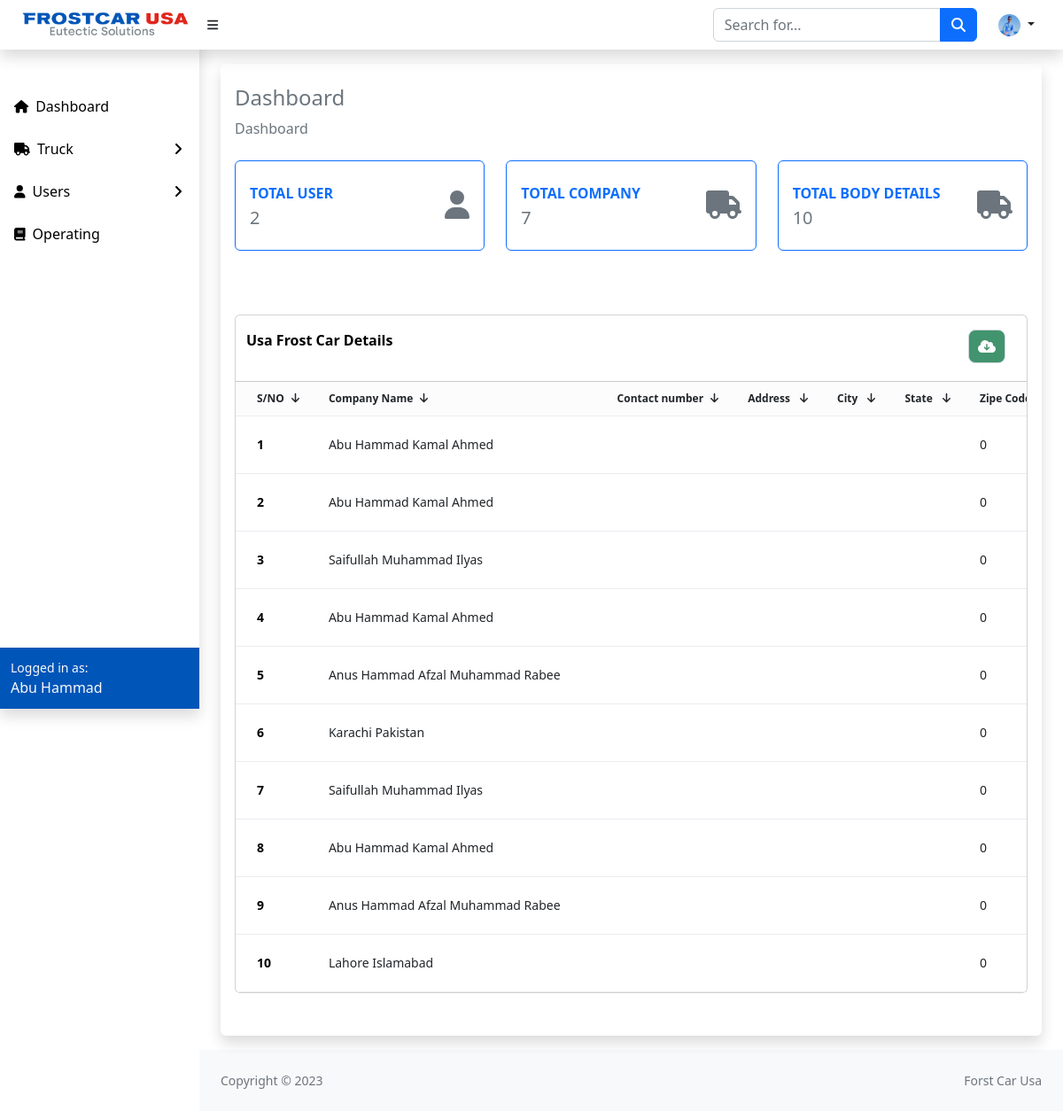
The app's page /index.php (signed in) with its own data.
### tables this page shows
CREATE TABLE `unit_details` (
  `id` int(11) NOT NULL,
  `year` date NOT NULL,
  `company_name` varchar(255) NOT NULL,
  `make` varchar(255) NOT NULL,
  `model` varchar(255) NOT NULL,
  `wheelbase` varchar(255) NOT NULL,
  `vin` varchar(255) NOT NULL,
  `contact_Name` varchar(255) NOT NULL,
  `contact_Num` varchar(255) NOT NULL,
  `fc_Unit_Cost` varchar(255) NOT NULL,
  `fc_Body` varchar(255) NOT NULL,
  `body_Weight` varchar(255) NOT NULL,
  `fc_Model` varchar(255) NOT NULL,
  `exterior_Dimension` varchar(255) NOT NULL,
  `compressor` varchar(255) NOT NULL,
  `comp_Serial` varchar(255) NOT NULL,
  `voltage` varchar(255) NOT NULL,
  `sound_Decibel` varchar(255) NOT NULL,
  `current_FLA` varchar(255) NOT NULL,
  `refrigerant` varchar(255) NOT NULL,
  `condenser` varchar(255) NOT NULL,
  `solenoid` varchar(255) NOT NULL,
  `condenser_Fan` varchar(255) NOT NULL,
  `interior_Lights` varchar(255) NOT NULL,
  `control_Panel` varchar(255) NOT NULL,
  `circuit_Breaker` varchar(255) NOT NULL,
  `electric_Contactor` varchar(255) NOT NULL,
  `part` varchar(255) NOT NULL,
  `eutectic_Plate` varchar(255) NOT NULL,
  `expansion_Valve` varchar(255) NOT NULL,
  `recovery_Tank` varchar(255) NOT NULL,
  `pressure_Control` varchar(255) NOT NULL,
  `sight_Glass` varchar(255) NOT NULL,
  `filter_Drier` varchar(255) NOT NULL,
  `thermostat` varchar(255) NOT NULL,
  `misc` varchar(255) NOT NULL,
  `front_S_Image` varchar(255) NOT NULL,
  `back_S_Image` varchar(255) NOT NULL,
  `left_S_Image` varchar(255) NOT NULL,
  `right_S_Image` varchar(255) NOT NULL,
  `air_Curtains` varchar(255) NOT NULL,
  `back_Camera` varchar(255) NOT NULL,
  `body_Graphic_Warp` varchar(255) NOT NULL,
  `add_Unit_Carrier` varchar(255) NOT NULL,
  `hand_Truck_Stand` varchar(255) NOT NULL,
  `other` varchar(255) NOT NULL,
  `added_on` datetime NOT NULL,
  `added_by` varchar(255) NOT NULL,
  `updated_on` datetime NOT NULL,
  `updated_by` varchar(255) NOT NULL
);

CREATE TABLE `importer_details` (
  `importer_id` int(10) NOT NULL,
  `company_name` varchar(255) NOT NULL,
  `company_contact` varchar(50) DEFAULT NULL,
  `company_address` varchar(255) DEFAULT NULL,
  `company_city` varchar(255) DEFAULT NULL,
  `company_state` varchar(255) DEFAULT NULL,
  `company_zipcode` int(10) DEFAULT NULL,
  `company_telephone` varchar(50) DEFAULT NULL,
  `company_email` varchar(50) DEFAULT NULL,
  `company_direct` varchar(255) DEFAULT NULL,
  `company_port_of_entry` varchar(255) DEFAULT NULL,
  `company_vessel_detail` varchar(255) DEFAULT NULL,
  `company_trucking` varchar(255) DEFAULT NULL,
  `company_misc` varchar(255) DEFAULT NULL,
  `total_cost` varchar(255) DEFAULT NULL,
  `custom_frieght` varchar(255) DEFAULT NULL,
  `added_on` datetime DEFAULT NULL,
  `added_by` varchar(255) DEFAULT NULL,
  `updated_on` datetime DEFAULT NULL,
  `updated_by` varchar(255) DEFAULT NULL
);

### function/function.inc.php (called while the page is built, shortened)
<?php
include "./config/config.php";
function validate($input) {
   return $input;
}
function getCount($tableName) {
   global $conn;
   $table = validate($tableName);
   $query = "SELECT * FROM $table";
   $result = mysqli_query($conn, $query);
   $totalCount = mysqli_num_rows($result);
   return $totalCount;
}
?>

### index.php (the view, shortened to what this page needs)
<?php
include './config/config.php';
require './function/function.inc.php';
include "./includes/header.php";
include "./includes/searchbar.php";
include "./includes/navbar.php";
include "./includes/sidebar.php";
?>
<div class="container-fluid px-4">
    <div class="card my-3 px-3 border-0 shadow">
        <h4 class="mt-4 text-muted">Dashboard</h4>
        <ol class="breadcrumb mb-4">
            <li class="breadcrumb-item text-muted">Dashboard</li>
        </ol>
        <div class="row">
            <div class="col-xl-4 col-md-6 mb-4">
                <div class="card border-primary h-100 py-2">
                    <div class="card-body ">
                        <div class="row no-gutters  align-items-center">
                            <div class="col mr-2">
                                <div class="text-xs fw-bolder  text-primary text-uppercase mb-1">
                                    Total User</div>
                                <div class="h5 mb-0 font-weight-bold text-muted"><?php echo getCount('admin_users'); ?></div>
                            </div>
                            <div class="col-auto">
                                <i class="fas fa-user fa-2x text-muted"></i>
                            </div>
                        </div>
                    </div>
                </div>
            </div>
            <div class="col-xl-4 col-md-6 mb-4">
                <div class="card  border-primary h-100 py-2">
                    <div class="card-body ">
                        <div class="row no-gutters  align-items-center">
                            <div class="col mr-2">
                                <div class="text-xs fw-bolder  text-primary text-uppercase mb-1">
                                    Total Company</div>
                                <div class="h5 mb-0 font-weight-bold text-muted"><?php echo getCount('importer_details'); ?></div>
                            </div>
                            <div class="col-auto">
                                <i class="fas fa-truck fa-2x text-muted"></i>
                            </div>
                        </div>
                    </div>
                </div>
            </div>
            <div class="col-xl-4 col-md-6 mb-4">
                <div class="card  border-primary h-100 py-2">
                    <div class="card-body ">
                        <div class="row no-gutters  align-items-center">
                            <div class="col mr-2">
                                <div class="text-xs fw-bolder  text-primary text-uppercase mb-1">
                                    Total Body Details</div>
                                <div class="h5 mb-0 font-weight-bold text-muted"><?php echo getCount('unit_details'); ?></div>
                            </div>
                            <div class="col-auto">
                                <i class="fas fa-truck text-muted fa-2x "></i>
                            </div>
                        </div>
                    </div>
                </div>
            </div>
        </div>
        <div class="row my-5">
            <div class="col-lg-12 ">
                <div class="card">
                    <div class="row">
                        <div class="col-lg-3 col-md-3 text-start py-3 px-4">
                            <p class="font student">Usa Frost Car Details</p>
                        </div>
                        <div class="col-lg-9 col-md-9 py-3 ">
                            <div class="btn-edit-delete1 text-end px-1">
                                <a href="./excel/complete_expro_file.php" id="export">
                                    <span class="fa-solid fa-cloud-arrow-down export export-btn"> </span>
                                </a>
                            </div>
                        </div>
                    </div>
                    <div class="dov">
                        <div class="table-wrapper">
                            <table class="contain-table">
                                <thead>
                                    <tr>
                                        <th>S/NO<i class="fa-solid fa-arrow-down px-2"></i></th>
                                        <th>Company Name<i class="fa-solid fa-arrow-down px-2"></i></th>
                                        <th>Contact number<i class="fa-solid fa-arrow-down px-2"></i></th>
                                        <th>Address <i class="fa-solid fa-arrow-down px-2"></i></th>
                                        <th>City <i class="fa-solid fa-arrow-down px-2"></i></th>
                                        <th>State <i class="fa-solid fa-arrow-down px-2"></i></th>
                                        <th>Zipe Code<i class="fa-solid fa-arrow-down px-2"></i></th>
                                    </tr>
                                </thead>
                                <tbody id="data-table">
                                    <?php
                                    $sql = "SELECT * FROM `unit_details`
                                    INNER JOIN `importer_details` ON unit_details.company_name = importer_details.company_name";
                                    $result = $conn->query($sql);
                                    $no = 1;
                                    if ($result->num_rows > 0) {
                                        while ($item = $result->fetch_assoc()) {
                                    ?>
                                            <tr>
                                                <td class="font"><?= $no++; ?></td>
                                                <td class="searchable"><?= $item['company_name'] ?></td>
                                                <td><?= $item['company_contact'] ?></td>
                                                <td><?= $item['company_address'] ?></td>
                                                <td><?= $item['company_city'] ?></td>
                                                <td><?= $item['company_state'] ?></td>
                                                <td><?= $item['company_zipcode'] ?></td>
                                            </tr>
                                    <?php  }
                                    } else {
                                        echo '
                                <tr>
                                <td colspan="70" class="text-danger">Data not found</td></tr>
                            ';
                                    } ?>
                                </tbody>
                            </table>
                        </div>
                    </div>
                </div>
            </div>
        </div>
    </div>
</div>
<?php
include "./includes/footer.php";
?>

### includes/header.php (shortened to what this page needs)
<!DOCTYPE html>
<html lang="en">
<head>
    <link href="https://cdn.jsdelivr.net/npm/simple-datatables@7.1.2/dist/style.min.css" rel="stylesheet" />
    <link href="css/styles.css" rel="stylesheet" />
    <link rel="stylesheet" href="css/alertify.css" />
    <link rel="stylesheet" href="css/alertifybootstrap.css" />
    <link rel="stylesheet" href="css/main.css">
</head>
<body class="sb-nav-fixed">
    <nav class="sb-topnav navbar navbar-expand navbar-dark bg-white shadow">
        <a class="navbar-brand ps-3" href="index.php"><img width="200px" src="assets/img/forscar_logo.png" alt=""></a>
        <button class="btn text-black btn-link btn-sm order-1 order-lg-0 me-4 me-lg-0" id="sidebarToggle" href="#!"><i class="text-dark fas fa-bars"></i></button>

### includes/searchbar.php
<form class="d-none d-md-inline-block form-inline ms-auto me-0 me-md-3 my-2 my-md-0">
    <div class="input-group">
        <input class="form-control" type="text" id="search" placeholder="Search for..." aria-label="Search for..." aria-describedby="btnNavbarSearch" />
        <button class="btn btn-primary" id="btnNavbarSearch" type="button"><i class="fas fa-search"></i></button>
    </div>
</form>

### includes/navbar.php (shortened to what this page needs)
<?php
global $conn;
?>
<?php
$select = "SELECT * FROM `admin_users` WHERE `user_email` = '{$_SESSION['user_email']}'";
$result = mysqli_query($conn, $select);
while ($row = mysqli_fetch_assoc($result)) {
?>
    <ul class="navbar-nav  ms-auto me-0 me-md-3 my-2 my-md-0   ms-md-0 me-3 me-lg-4">
        <li class="nav-item dropdown">
            <a class="nav-link dropdown-toggle text-dark " id="navbarDropdown" href="#" role="button" data-bs-toggle="dropdown" aria-expanded="false">
                <img class="rounded-circle" height="25" width="25" src="media/user_images/<?php echo $_SESSION['user_image']; ?>" alt="">
            </a>
        </li>
    <?php } ?>
    </ul>
    </nav>

### includes/sidebar.php (shortened to what this page needs)
<div id="layoutSidenav">
    <div id="layoutSidenav_nav">
        <nav class="sb-sidenav accordion sb-sidenav side-bg bg-nav shadow" id="sidenavAccordion">
            <div class="sb-sidenav-menu">
                <div class="nav">
                    <div class="sb-sidenav-menu-heading"></div>
                    <a class="nav-link hover " href="index.php">
                        <div class="sb-nav-link-icon"><i class="fas fa-home"></i></div>
                        Dashboard
                    </a>
                    <a class="nav-link collapsed hover" href="#" data-bs-toggle="collapse" data-bs-target="#collapseLayouts" aria-expanded="false" aria-controls="collapseLayouts">
                        <div class="sb-nav-link-icon "><i class="fa-solid fa-truck"></i></div>
                        Truck
                        <div class="sb-sidenav-collapse-arrow "><i class="fas fa-angle-down"></i></div>
                    </a>
                    <?php
                    if (($_SESSION['user_type']) == "Admin") {
                        echo '
                    <a class="nav-link collapsed hover" href="#" data-bs-toggle="collapse" data-bs-target="#collapseLayouts1" aria-expanded="false" aria-controls="collapseLayouts1">
                        <div class="sb-nav-link-icon "><i class="fa-solid fa-user"></i></div>
                        Users
                        <div class="sb-sidenav-collapse-arrow "><i class="fas fa-angle-down"></i></div>
                    </a>
                    <div class="collapse " id="collapseLayouts1" aria-labelledby="headingOne" data-bs-parent="#sidenavAccordion">
                        <nav class="sb-sidenav-menu-nested nav">
                            <a class="nav-link hover  " href="user.php">User Add</a>
                            <a class="nav-link hover " href="uservewi.php">User View</a>
                        </nav>
                    </div>
                    ';
                    } ?>
                    <a class="nav-link hover " href="operatin.php">
                        <div class="sb-nav-link-icon"><i class="fas fa-book"></i></div>
                        Operating
                    </a>
                </div>
            </div>
            <div class="sb-sidenav-footer  bg-side-foter text-light">
                <div class="small">Logged in as:</div>
                <?php echo $_SESSION['user_fullname']; ?>
            </div>
        </nav>
    </div>
    <div id="layoutSidenav_content">
        <main>

### includes/footer.php (shortened to what this page needs)
</main>
<footer class="py-4 bg-light mt-auto">
    <div class="container-fluid px-4">
        <div class="d-flex align-items-center justify-content-between small">
            <div class="text-muted">Copyright &copy; 2023 </div>
            <div>
                <div class="text-muted">Forst Car Usa</div>
            </div>
        </div>
    </div>
</footer>
</div>
</div>
</body>
</html>

### css/main.css (style rules this page uses)
.hover { text-decoration: none; list-style: none; color: black; }
.font { font-weight: bold; color: black; }
.export { margin-right: 20px; }
.export-btn { background: #41946D; border: 1px solid #D0D5DD; border-radius: 8px; padding: 10px; color: white; }
table th { position: sticky; top: 0px; background: #FCFCFD; border-bottom: 1px solid #EAECF0; padding-top: 10px; padding-bottom: 10px; font-size: 12px; padding-left: 24px; }
table td { padding-right: 40px; padding-top: 7px; padding-bottom: 7px; padding-left: 24px; font-weight: 400; font-size: 14px; }
table tr { border-bottom: 1px solid #EAECF0; }
.table-wrapper { max-height: 88vh; overflow-y: auto scroll; max-width: 100%; overflow-x: scroll; text-align: start; padding-right: 24px; }
table { min-width: max-content; }
.bg-nav { background-color: white; }
.bg-side-foter { background-color: #0055B8; }

### records on screen
unit_details: importer_details.company_name "Abu Hammad Kamal Ahmed", importer_details.company_zipcode "0"
unit_details: importer_details.company_name "Abu Hammad Kamal Ahmed", importer_details.company_zipcode "0"
unit_details: importer_details.company_name "Saifullah Muhammad Ilyas", importer_details.company_zipcode "0"
unit_details: importer_details.company_name "Abu Hammad Kamal Ahmed", importer_details.company_zipcode "0"
unit_details: importer_details.company_name "Anus Hammad Afzal Muhammad Rabee", importer_details.company_zipcode "0"
unit_details: importer_details.company_name "Karachi Pakistan", importer_details.company_zipcode "0"
unit_details: importer_details.company_name "Saifullah Muhammad Ilyas", importer_details.company_zipcode "0"
unit_details: importer_details.company_name "Abu Hammad Kamal Ahmed", importer_details.company_zipcode "0"
unit_details: importer_details.company_name "Anus Hammad Afzal Muhammad Rabee", importer_details.company_zipcode "0"
unit_details: importer_details.company_name "Lahore Islamabad", importer_details.company_zipcode "0"

### other values on screen
$_SESSION['user_fullname'] "Abu Hammad"
getCount('admin_users') "2"
getCount('importer_details') "7"
getCount('unit_details') "10"
